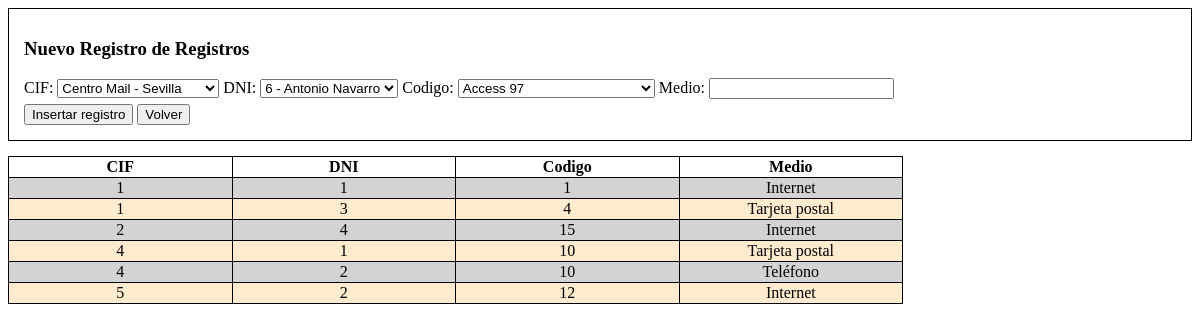
Page /registra.php on the committed database.
### tables this page shows
create table registra(
  cif integer,
  dni integer,
  codigo integer,
  medio varchar(20),
  primary key(cif,dni));

### registra.php (the view, shortened to what this page needs)
<!DOCTYPE html PUBLIC "-//W3C//DTD HTML 4.01 Transitional//EN" "http://www.w3.org/TR/html4/loose.dtd">
<html>
    <head>
        <link rel="stylesheet" type="text/css" href=estilos.css />
    </head>
    <body>
        <?php
        include_once './configuracion.inc.php';
        try {
            $gestion = new PDO('mysql:host=localhost;dbname=' . $BaseDeDatos, $Usuario, $Pass);
            $gestion->setAttribute(PDO::ATTR_ERRMODE, PDO::ERRMODE_EXCEPTION);
        } catch (PDOException $e) {
            $mensajeError = $e->getMessage();
        }
        if (!isset($mensajeError)) {
            if (empty($_POST['cif'])) {
                $distribuye = $gestion->query('select * from registra order by cif, dni, codigo desc');
                $comercios = $gestion->query('select * from comercio order by nombre');
                $programas = $gestion->query('select * from programa order by nombre');
                $clientes = $gestion->query('select * from cliente order by nombre');
            }
        }
        ?>
        <div id="nuevo_registro">
            <form id="form" action="<?php echo htmlspecialchars($_SERVER["PHP_SELF"]); ?>" method="post">
                <div>
                    <h3>Nuevo Registro de Registros</h3>
                    CIF:
                    <select name="cif" id="cif">
                        <?php
                        if(isset($comercios))
                        {
                            while ($apoyo = $comercios->fetch()) {
                                print "<option value='".$apoyo['cif']."'>".$apoyo['nombre']." - ".$apoyo['ciudad']."</option>";
                            }
                        }
                        ?>
                    </select>
                    DNI:
                    <select name="dni" id="dni">
                        <?php
                        if(isset($clientes))
                        {
                            while ($apoyo = $clientes->fetch()) {
                                print "<option value='".$apoyo['dni']."'>".$apoyo['dni']." - ".$apoyo['nombre']."</option>";
                            }
                        }
                        ?>
                    </select>
                    Codigo:
                    <select name="codigo" id="codigo">
                        <?php
                        if(isset($programas))
                        {
                            while ($apoyo = $programas->fetch()) {
                                print "<option value='".$apoyo['codigo']."'>".$apoyo['nombre']." ".$apoyo['version']."</option>";
                            }
                        }
                        ?>
                    </select>
                    Medio: <input type="text" id="medio" name="medio"/>
                </div>
                <div>
                    <input type="submit" value="Insertar registro" title="Insertar registro" alt="Insertar registro">
                    <input type="button" value="Volver" title="Volver" alt="Volver" onclick="window.location.replace('index.php')"/>
                </div>
            </form>
        </div>
        <div id="listado">
            <table>
                <thead>
                    <tr>
                        <th>CIF</th>
                        <th>DNI</th>
                        <th>Codigo</th>
                        <th>Medio</th>
                    </tr>
                </thead>
                <?php
                $contador = 1;
                if (isset($distribuye)) {
                    while ($apoyo = $distribuye->fetch()) {
                        if ($contador % 2 == 1) {
                            print "<tr class='pijama1'>";
                        } else {
                            print "<tr class='pijama2'>";
                        }
                        print "<td>";
                        print $apoyo['cif'];
                        print "</td>";
                        print "<td>";
                        print $apoyo['dni'];
                        print "</td>";
                        print "<td>";
                        print $apoyo['codigo'];
                        print "</td>";
                        print "<td>";
                        print $apoyo['medio'];
                        print "</td>";
                        print "</tr>";
                        $contador++;
                    }
                }
                ?>
            </table>
        </div>
    </body>
</html>

### estilos.css (style rules this page uses)
#nuevo_registro { border: 1px solid; padding: 10px; }
#nuevo_registro div { margin: 5px; }
#listado { margin-top: 15px; }
table { border-collapse: collapse; }
table, th, td { border: 1px solid black; text-align: center; }
th { width: 10%; }
thead { font-weight: bold; }
.pijama1 { background-color: lightgrey; }
.pijama2 { background-color: blanchedalmond; }

### rows in the picture
registra: cif "1", dni "1", codigo "1", medio "Internet"
registra: cif "1", dni "3", codigo "4", medio "Tarjeta postal"
registra: cif "2", dni "4", codigo "15", medio "Internet"
registra: cif "4", dni "1", codigo "10", medio "Tarjeta postal"
registra: cif "4", dni "2", codigo "10", medio "Teléfono"
registra: cif "5", dni "2", codigo "12", medio "Internet"

### other values in the picture
form field cif "Centro Mail - Sevilla"
form field dni "6 - Antonio Navarro"
form field codigo "Access 97"
